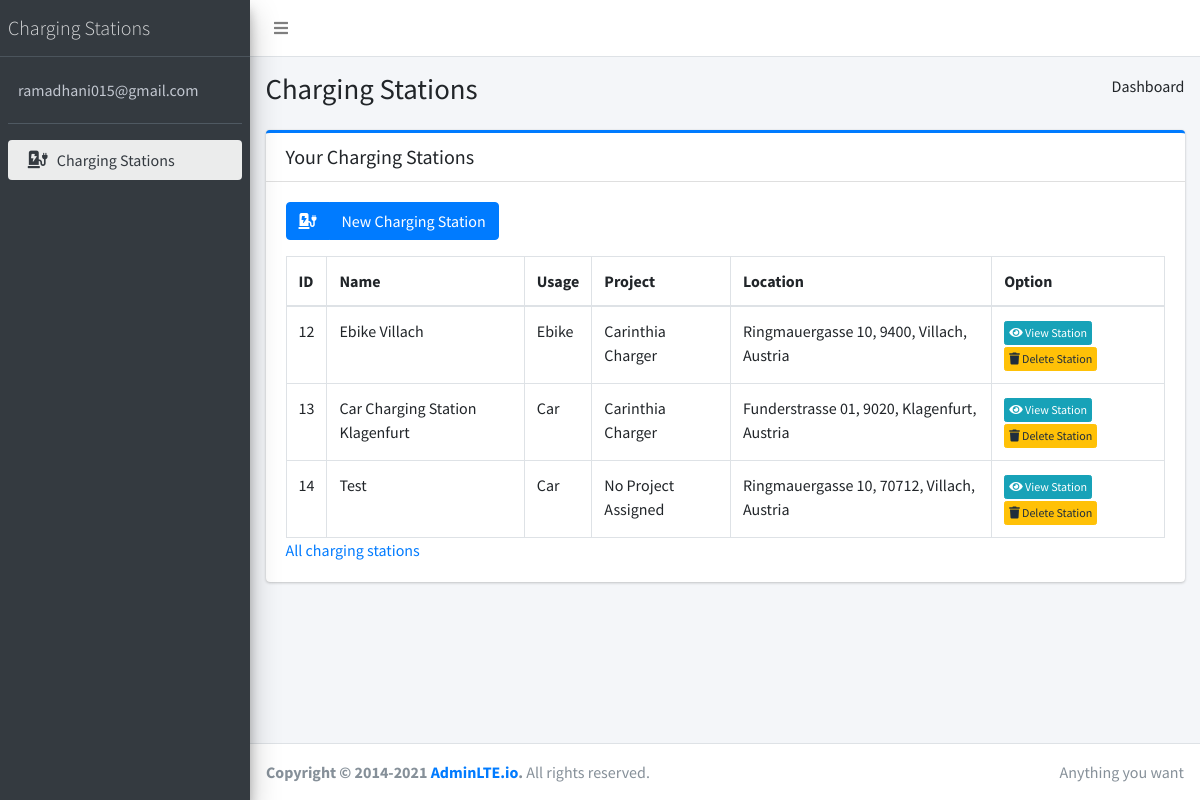
Page /dashboard.php (signed in) on the committed database.
### tables this page shows
CREATE TABLE `core_stations` (
  `id` int(11) NOT NULL,
  `created` timestamp NOT NULL DEFAULT current_timestamp(),
  `modified` timestamp NOT NULL DEFAULT current_timestamp() ON UPDATE current_timestamp(),
  `user_id` int(11) NOT NULL DEFAULT 0,
  `port_id` int(11) DEFAULT 0,
  `project_id` int(11) NOT NULL,
  `name` varchar(100) NOT NULL,
  `street` varchar(255) NOT NULL,
  `number` varchar(50) NOT NULL,
  `zip` varchar(10) NOT NULL,
  `town` varchar(50) NOT NULL,
  `country` varchar(50) NOT NULL,
  `lat` text DEFAULT NULL,
  `long` text DEFAULT NULL,
  `is_active` enum('Y','N') NOT NULL DEFAULT 'Y',
  `is_valid` enum('Y','N') NOT NULL DEFAULT 'Y'
);

CREATE TABLE `ref_charging_port` (
  `id` int(11) NOT NULL,
  `created` timestamp NOT NULL DEFAULT current_timestamp(),
  `modified` timestamp NOT NULL DEFAULT current_timestamp() ON UPDATE current_timestamp(),
  `name` varchar(100) NOT NULL,
  `usage` varchar(100) NOT NULL,
  `is_active` enum('Y','N') NOT NULL DEFAULT 'Y'
);

CREATE TABLE `core_projects` (
  `id` int(11) NOT NULL,
  `created` timestamp NOT NULL DEFAULT current_timestamp(),
  `modified` timestamp NOT NULL DEFAULT current_timestamp() ON UPDATE current_timestamp(),
  `name` varchar(50) DEFAULT NULL,
  `organization` varchar(50) DEFAULT NULL,
  `is_active` enum('Y','N') DEFAULT 'Y',
  `is_valid` enum('Y','N') DEFAULT 'N'
);

### dashboard.php (the view, shortened to what this page needs)
<?php
if (isset($_GET['all'])) {
    $table_set = 'all';
} else {
    $table_set = 'user';
}
function your_charging_station($user_id)
{
    $conn = mysqli_connect("localhost", "root", "", "symvaro_stations_db");
    $stmt = $conn->prepare("SELECT core_stations.*, ref_charging_port.name as port_name, core_projects.name as proj_name  FROM core_stations  LEFT JOIN ref_charging_port on core_stations.port_id = ref_charging_port.id LEFT JOIN core_projects on core_stations.project_id = core_projects.id  WHERE core_stations.user_id = ? AND  core_stations.is_active = 'Y';");
    mysqli_stmt_bind_param($stmt, "i", $user_id);
    $stmt->execute();
    $result = $stmt->get_result();
    return $result;
}
?>
<!DOCTYPE html>
<html lang="en">
<head>
    <link rel="stylesheet" href="./assets/plugins/fontawesome-free/css/all.min.css">
    <link rel="stylesheet" href="https://code.ionicframework.com/ionicons/2.0.1/css/ionicons.min.css">
    <link rel="stylesheet" href="./assets/plugins/icheck-bootstrap/icheck-bootstrap.min.css">
    <link rel="stylesheet" href="./assets/dist/css/adminlte.min.css">
</head>
<body class="hold-transition sidebar-mini">
    <div class="wrapper">
        <nav class="main-header navbar navbar-expand navbar-white navbar-light">
            <ul class="navbar-nav">
                <li class="nav-item">
                    <a class="nav-link" data-widget="pushmenu" href="#" role="button"><i class="fas fa-bars"></i></a>
                </li>
            </ul>
        </nav>
        <aside class="main-sidebar sidebar-dark-primary elevation-4">
            <a href="index3.html" class="brand-link">
                <span class="brand-text font-weight-light">Charging Stations</span>
            </a>
            <div class="sidebar">
                <div class="user-panel mt-3 pb-3 mb-3 d-flex">
                    <div class="info">
                        <a href="#" class="d-block"><?php echo $_SESSION['email']; ?></a>
                    </div>
                </div>
                <nav class="mt-2">
                    <ul class="nav nav-pills nav-sidebar flex-column" data-widget="treeview" role="menu" data-accordion="false">
                        <li class="nav-item menu-open">
                            <ul class="nav nav-treeview">
                                <li class="nav-item">
                                    <a href="dashboard.php" class="nav-link active">
                                        <i class="fas fa-charging-station nav-icon"></i>
                                        <p>Charging Stations</p>
                                    </a>
                                </li>
                            </ul>
                        </li>
                    </ul>
                </nav>
            </div>
        </aside>
        <div class="content-wrapper">
            <div class="content-header">
                <div class="container-fluid">
                    <div class="row mb-2">
                        <div class="col-sm-6">
                            <h1 class="m-0">Charging Stations</h1>
                        </div>
                        <div class="col-sm-6">
                            <ol class="breadcrumb float-sm-right">
                                <li class="breadcrumb-item">Dashboard</li>
                            </ol>
                        </div>
                    </div>
                </div>
            </div>
            <div class="content">
                <div class="container-fluid">
                    <div class="row">
                        <div class="col-lg-12">
                            <div class="card card-primary card-outline">
                                <div class="card-header">
                                    <?php
                                    if ($table_set == 'user') { ?>
                                        <h5 class="m-0">Your Charging Stations</h5>
                                    <?php } else if ($table_set == 'all') { ?>
                                        <h5 class="m-0">All Charging Stations</h5>
                                    <?php } ?>
                                </div>
                                <div class="card-body">
                                    <div class="btn-group mb-3">
                                        <a href="add_charging_station.php" class="btn btn-primary"><i class="fas fa-charging-station nav-icon"></i></a>
                                        <a href="add_charging_station.php" class="btn btn-primary">New Charging Station</a>
                                    </div>
                                    <?php
                                    if ($table_set == 'user') {
                                        $table = your_charging_station($_SESSION['user_id']);
                                        if ($table->num_rows > 0) { ?>
                                            <table class="table table-bordered">
                                                <thead>
                                                    <tr>
                                                        <th style="width: 10px">ID</th>
                                                        <th>Name</th>
                                                        <th>Usage</th>
                                                        <th>Project</th>
                                                        <th>Location</th>
                                                        <th>Option</th>
                                                    </tr>
                                                </thead>
                                                <tbody>
                                                    <?php
                                                    while ($row = mysqli_fetch_assoc($table)) {
                                                        $proj_name = $row['proj_name'];
                                                        if ($proj_name == null) {
                                                            $proj_name = "No Project Assigned";
                                                        }
                                                    ?>
                                                        <tr>
                                                            <td><?php echo $row['id']; ?></td>
                                                            <td><?php echo $row['name']; ?></td>
                                                            <td><?php echo $row['port_name']; ?></td>
                                                            <td><?php echo $proj_name; ?></td>
                                                            <td><?php echo $row['street'] . " " . $row['number'] . ", " . $row['zip'] . ", " . $row['town'] . ", " . $row['country']; ?></td>
                                                            <td>
                                                                <form method="post" action="view_station.php" style="display:inline-block">
                                                                    <button type="submit" class="btn btn-info btn-xs" name="submit_view"><i class="icon fas fa-eye"></i> View Station</button>
                                                                </form>
                                                                <form method="post" action="delete_station.php" style="display:inline-block">
                                                                    <button type="submit" class="btn btn-warning btn-xs" name="submit_delete" onclick='return confirm("Are you sure?")'><i class="icon fas fa-trash"></i> Delete Station</button>
                                                                </form>
                                                            </td>
                                                        </tr>
                                                    <?php
                                                    } ?>
                                                </tbody>
                                            </table>
                                            <a href="?all=true">All charging stations</a>
                                        <?php
                                        }
                                    } else if ($table_set == 'all') {
                                        $table = all_charging_station();
                                        if ($table->num_rows > 0) { ?>
                                            <table class="table table-bordered">
                                                <thead>
                                                    <tr>
                                                        <th style="width: 10px">ID</th>
                                                        <th>Name</th>
                                                        <th>Usage</th>
                                                        <th>Project</th>
                                                        <th>Location</th>
                                                        <th>Option</th>
                                                    </tr>
                                                </thead>
                                                <tbody>
                                                    <?php
                                                    while ($row = mysqli_fetch_assoc($table)) {
                                                        $proj_name = $row['proj_name'];
                                                        if ($proj_name == null) {
                                                            $proj_name = "No Project Assigned";
                                                        }
                                                    ?>
                                                        <tr>
                                                            <td><?php echo $row['id']; ?></td>
                                                            <td><?php echo $row['name']; ?></td>
                                                            <td><?php echo $row['port_name']; ?></td>
                                                            <td><?php echo $proj_name; ?></td>
                                                            <td><?php echo $row['street'] . " " . $row['number'] . ", " . $row['zip'] . ", " . $row['town'] . ", " . $row['country']; ?></td>
                                                            <td>
                                                                <form method="post" action="view_station.php" style="display:inline-block">
                                                                    <input type="hidden" name="station_id" value="<?php echo $row['id']; ?>">
                                                                    <button type="submit" class="btn btn-info btn-xs" name="submit_view"><i class="icon fas fa-eye"></i> View Station</button>
                                                                </form>
                                                            </td>
                                                        </tr>
                                                    <?php
                                                    } ?>
                                                </tbody>
                                            </table>
                                            <a href="dashboard.php">Your charging stations</a>
                                        <?php
                                        } else { ?>
                                            <div class="alert alert-info alert-dismissible">
                                                <button type="button" class="close" data-dismiss="alert" aria-hidden="true">×</button>
                                                <h5><i class="icon fas fa-info"></i> Charging stations not found!</h5>
                                                There is no charging station yet.
                                            </div>
                                            <a href="dashboard.php">Your charging stations</a>
                                    <?php
                                        }
                                    }
                                    ?>
                                </div>
                            </div>
                        </div>
                    </div>
                </div>
            </div>
        </div>
        <footer class="main-footer">
            <div class="float-right d-none d-sm-inline">
                Anything you want
            </div>
            <strong>Copyright &copy; 2014-2021 <a href="https://adminlte.io">AdminLTE.io</a>.</strong> All rights reserved.
        </footer>
    </div>
</body>
</html>

### rows in the picture
core_stations: id "12", name "Ebike Villach", ref_charging_port.name "Ebike", core_projects.name "Carinthia Charger", street "Ringmauergasse", number "10", zip "9400", town "Villach", country "Austria"
core_stations: id "13", name "Car Charging Station Klagenfurt", ref_charging_port.name "Car", core_projects.name "Carinthia Charger", street "Funderstrasse", number "01", zip "9020", town "Klagenfurt", country "Austria"
core_stations: id "14", name "Test", ref_charging_port.name "Car", proj_name "No Project Assigned", street "Ringmauergasse", number "10", zip "70712", town "Villach", country "Austria"

### other values in the picture
$_SESSION['email'] "ramadhani015@gmail.com"
